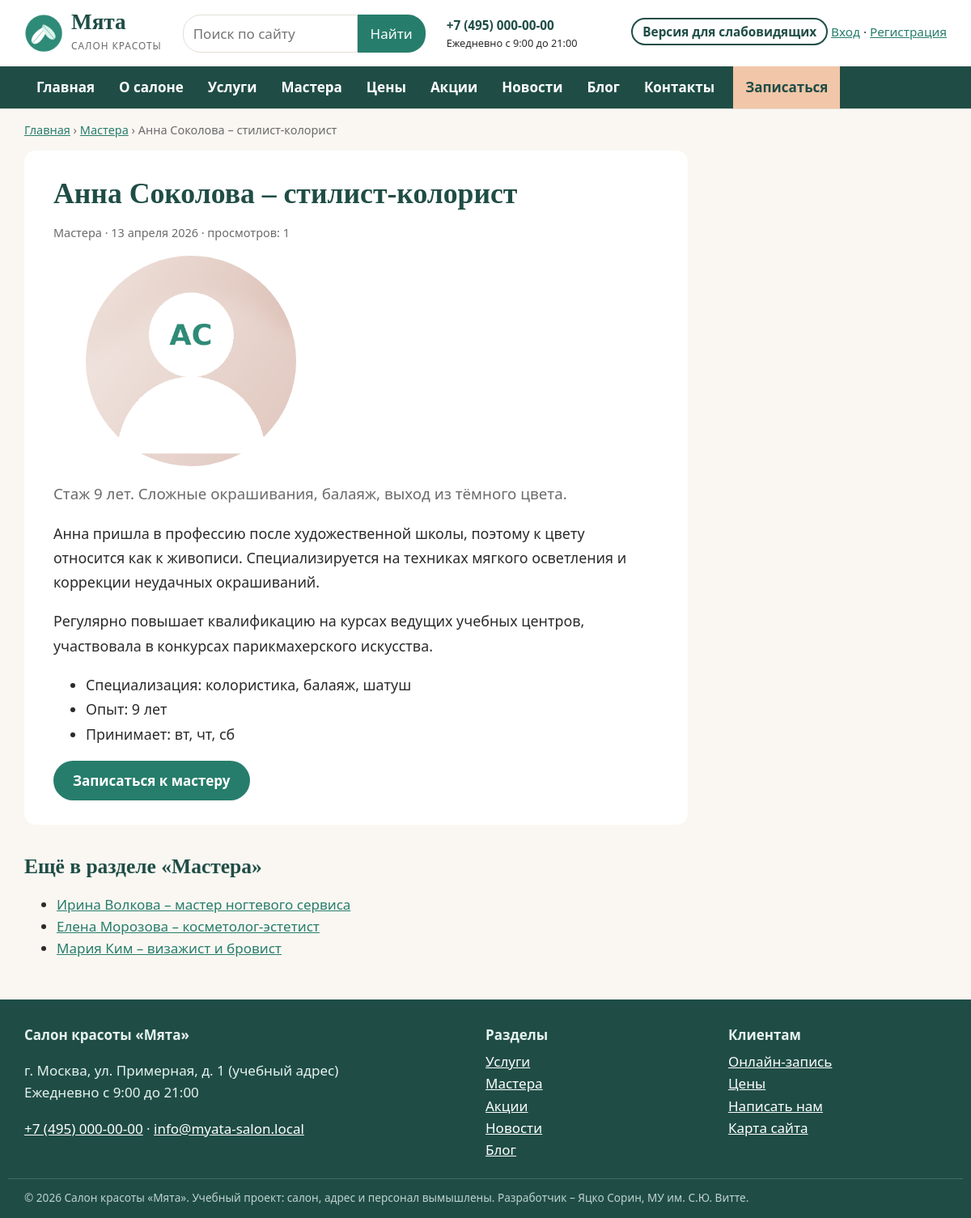
Page /article.php?s=masters&slug=anna-sokolova on the committed database.
### tables this page shows
CREATE TABLE articles (
  id INT AUTO_INCREMENT PRIMARY KEY,
  section VARCHAR(20) NOT NULL,
  slug VARCHAR(100) NOT NULL,
  title VARCHAR(200) NOT NULL,
  summary VARCHAR(400) NOT NULL,
  body TEXT NOT NULL,
  image VARCHAR(120) NOT NULL DEFAULT '',
  price INT NULL,
  duration INT NULL,
  is_published TINYINT(1) NOT NULL DEFAULT 1,
  views INT NOT NULL DEFAULT 0,
  created_at DATETIME NOT NULL DEFAULT CURRENT_TIMESTAMP,
  updated_at DATETIME NULL,
  UNIQUE KEY uq_section_slug (section, slug),
  FULLTEXT KEY ft_search (title, summary, body),
  CONSTRAINT fk_articles_section FOREIGN KEY (section) REFERENCES sections(code)
);

CREATE TABLE sections (
  code VARCHAR(20) PRIMARY KEY,
  title VARCHAR(60) NOT NULL,
  description VARCHAR(255) NOT NULL,
  sort INT NOT NULL DEFAULT 0
);

### config.php (called while the page is built, shortened)
<?php
$config = [
    'db_host'   => 'localhost',
    'db_port'   => 3306,
    'db_name'   => 'salon_myata',
    'db_user'   => 'root',
    'db_pass'   => '',
    'site_name' => 'Салон красоты «Мята»',
    'phone'     => '+7 (495) 000-00-00',
    'email'     => 'info@myata-salon.local',
    'address'   => 'г. Москва, ул. Примерная, д. 1 (учебный адрес)',
    'hours'     => 'Ежедневно с 9:00 до 21:00',
];
return $config;

### includes/bootstrap.php (called while the page is built, shortened)
<?php
$CONFIG = require __DIR__ . '/../config.php';
try {
    $pdo = new PDO(
        sprintf('mysql:host=%s;port=%d;dbname=%s;charset=utf8mb4',
            $CONFIG['db_host'], $CONFIG['db_port'], $CONFIG['db_name']),
        $CONFIG['db_user'],
        $CONFIG['db_pass'],
        [PDO::ATTR_ERRMODE => PDO::ERRMODE_EXCEPTION, PDO::ATTR_DEFAULT_FETCH_MODE => PDO::FETCH_ASSOC]
    );
} catch (PDOException $e) {
    http_response_code(500);
    exit('<h1>Нет подключения к базе данных</h1><p>Проверьте настройки в config.php '
        . 'и импортируйте database/salon_myata.sql.</p>');
}
require __DIR__ . '/functions.php';

### article.php (the view, shortened to what this page needs)
<?php
require __DIR__ . '/includes/bootstrap.php';
$st = db()->prepare('SELECT * FROM articles WHERE section = ? AND slug = ? AND is_published = 1');
$st->execute([(string) ($_GET['s'] ?? ''), (string) ($_GET['slug'] ?? '')]);
$a = $st->fetch();
$sec = sections()[$a['section']];
$more = db()->prepare('SELECT * FROM articles WHERE section = ? AND id <> ? AND is_published = 1 ORDER BY RAND() LIMIT 3');
$more->execute([$a['section'], $a['id']]);
require __DIR__ . '/includes/header.php';
?>
<article class="article">
    <h1><?= e($a['title']) ?></h1>
    <p class="meta"><?= e($sec['title']) ?> · <?= e(ru_date($a['created_at'])) ?> · просмотров: <?= (int) $a['views'] + 1 ?></p>
    <figure class="article-image"><?= img($a['image'], $a['title'], $a['section'] === 'masters' ? 'avatar-lg' : '') ?></figure>
    <p class="lead"><?= e($a['summary']) ?></p>
    <div class="article-body"><?= safe_html($a['body']) ?></div>
    <?php if ($a['section'] === 'services'): ?>
        <p class="price-box">Стоимость: от <?= money((int) $a['price']) ?> · Длительность: <?= (int) $a['duration'] ?> мин</p>
        <a class="btn" href="<?= e(url('booking.php?service=' . $a['id'])) ?>">Записаться на услугу</a>
    <?php elseif ($a['section'] === 'masters'): ?>
        <a class="btn" href="<?= e(url('booking.php?master=' . $a['id'])) ?>">Записаться к мастеру</a>
    <?php endif; ?>
</article>
<aside class="more">
    <h2>Ещё в разделе «<?= e($sec['title']) ?>»</h2>
    <ul><?php foreach ($more as $m): ?><li><a href="<?= e(article_url($m)) ?>"><?= e($m['title']) ?></a></li><?php endforeach; ?></ul>
</aside>
<?php require __DIR__ . '/includes/footer.php'; ?>

### includes/functions.php (shortened to what this page needs)
<?php
function e(?string $s): string
{
    return htmlspecialchars((string) $s, ENT_QUOTES, 'UTF-8');
}
function url(string $path = ''): string
{
    return ROOT_URL . '/' . ltrim($path, '/');
}
function db(): PDO
{
    global $pdo;
    return $pdo;
}
function cfg(string $key): string
{
    global $CONFIG;
    return (string) ($CONFIG[$key] ?? '');
}
function sections(): array
{
    static $cache = null;
    if ($cache === null) {
        $cache = [];
        foreach (db()->query('SELECT * FROM sections ORDER BY sort') as $row) {
            $cache[$row['code']] = $row;
        }
    }
    return $cache;
}
function article_url(array $a): string
{
    return url('article.php?s=' . urlencode($a['section']) . '&slug=' . urlencode($a['slug']));
}
function img(string $file, string $alt, string $class = ''): string
{
    $src = str_starts_with($file, 'upload-') ? url('uploads/' . $file) : url('assets/img/' . $file);
    return '<img src="' . e($src) . '" alt="' . e($alt) . '" class="' . e($class) . '" loading="lazy">';
}
function ru_date(string $date): string
{
    $months = ['января', 'февраля', 'марта', 'апреля', 'мая', 'июня', 'июля', 'августа',
        'сентября', 'октября', 'ноября', 'декабря'];
    $t = strtotime($date);
    return date('j', $t) . ' ' . $months[(int) date('n', $t) - 1] . ' ' . date('Y', $t);
}
function safe_html(string $html): string
{
    $clean = strip_tags($html, '<p><h3><h4><ul><ol><li><strong><em><b><i><br><a><blockquote>');
    return preg_replace('/\s(on\w+|style)\s*=\s*("[^"]*"|\'[^\']*\'|[^\s>]+)/i', '', $clean);
}

### includes/footer.php (shortened to what this page needs)
</main>
<footer class="site-footer">
    <div class="wrap footer-grid">
        <div>
            <strong>Салон красоты «Мята»</strong>
            <p><?= e(cfg('address')) ?><br><?= e(cfg('hours')) ?></p>
            <p><a href="tel:<?= e(preg_replace('/[^\d+]/', '', cfg('phone'))) ?>"><?= e(cfg('phone')) ?></a> ·
               <a href="mailto:<?= e(cfg('email')) ?>"><?= e(cfg('email')) ?></a></p>
        </div>
        <div>
            <strong>Разделы</strong>
            <ul>
                <?php foreach (sections() as $code => $s): ?>
                    <li><a href="<?= e(url('section.php?s=' . $code)) ?>"><?= e($s['title']) ?></a></li>
                <?php endforeach; ?>
            </ul>
        </div>
        <div>
            <strong>Клиентам</strong>
            <ul>
                <li><a href="<?= e(url('booking.php')) ?>">Онлайн-запись</a></li>
                <li><a href="<?= e(url('prices.php')) ?>">Цены</a></li>
                <li><a href="<?= e(url('contacts.php')) ?>">Написать нам</a></li>
                <li><a href="<?= e(url('sitemap.php')) ?>">Карта сайта</a></li>
            </ul>
        </div>
    </div>
    <div class="wrap footer-note">
        © 2026 Салон красоты «Мята». Учебный проект: салон, адрес и персонал вымышлены.
        Разработчик – Яцко Сорин, МУ им. С.Ю. Витте.
    </div>
</footer>
</body>
</html>

### assets/css/style.css (style rules this page uses)
:root { --mint: #277D6B; --mint-dark: #1F4D46; --mint-light: #DFF2EC; --cream: #FAF7F2; --peach: #F2C6A8; --text: #2B2B2B; --muted: #6B6B6B; --line: #E3DED6; --white: #FFFFFF; --radius: 14px; --font: "Segoe UI", Roboto, "PT Sans", Arial, sans-serif; --font-head: Georgia, "PT Serif", "Times New Roman", serif; }
* { box-sizing: border-box; }
html { font-size: 17px; }
body { margin: 0; font-family: var(--font); color: var(--text); background: var(--cream); line-height: 1.6; }
a { color: var(--mint); }
h1, h2, h3 { font-family: var(--font-head); color: var(--mint-dark); line-height: 1.25; }
h1 { font-size: 2.1rem; margin: .6em 0 .4em; }
h2 { font-size: 1.5rem; margin: 1.4em 0 .6em; }
img { max-width: 100%; height: auto; display: block; }
.wrap { max-width: 1180px; margin: 0 auto; padding: 0 20px; }
.lead { font-size: 1.1rem; color: var(--muted); max-width: 75ch; }
.btn { display: inline-block; background: var(--mint); color: #fff !important; padding: 11px 24px; border-radius: 26px; text-decoration: none; border: 0; cursor: pointer; font: inherit; font-weight: 600; align-self: flex-start; }
.card time, .news-item time, .meta { font-size: .85rem; color: var(--muted); }
.article { max-width: 820px; background: var(--white); padding: 10px 36px 30px; border-radius: var(--radius); margin-top: 14px; }
.article-body { max-width: 75ch; font-size: 1.05rem; line-height: 1.7; }
.article-image img { border-radius: var(--radius); max-height: 380px; width: 100%; object-fit: cover; }
.article-image img.avatar-lg { width: 260px; height: 260px; border-radius: 50%; }
.more { max-width: 820px; }
.site-footer { background: var(--mint-dark); color: #E6F2EE; margin-top: 50px; padding: 30px 0 14px; }
.site-footer a { color: #fff; }
.footer-grid { display: grid; grid-template-columns: 2fr 1fr 1fr; gap: 30px; }
.footer-grid ul { list-style: none; padding: 0; margin: 6px 0; }
.footer-note { font-size: .8rem; opacity: .8; margin-top: 16px; border-top: 1px solid rgba(255,255,255,.2); padding-top: 12px; }

### rows in the picture
articles: title "Анна Соколова – стилист-колорист", created_at "13 апреля 2026", (int) $a['views'] + 1 "1", image (picture), summary "Стаж 9 лет. Сложные окрашивания, балаяж, выход из тёмного цвета.", body "Анна пришла в профессию после художественной школы, поэтому к цвету относится как к живописи. Специализируется на техниках мягкого осветления и коррекции неудачных окрашиваний. Регулярно повышает квалификацию на курсах ведущих учебных центров, участвовала в конкурсах парикмахерского искусства. Специализация: колористика, балаяж, шатуш Опыт: 9 лет Принимает: вт, чт, сб"
sections: title "Мастера"
articles: title "Ирина Волкова – мастер ногтевого сервиса"
articles: title "Елена Морозова – косметолог-эстетист"
articles: title "Мария Ким – визажист и бровист"
sections: title "Услуги"
sections: title "Акции"
sections: title "Новости"
sections: title "Блог"

### other values in the picture
cfg('phone') "+7 (495) 000-00-00"
cfg('hours') "Ежедневно с 9:00 до 21:00"
$label "Главная"
$label "О салоне"
$label "Услуги"
$label "Мастера"
$label "Цены"
$label "Акции"
$label "Новости"
$label "Блог"
$label "Контакты"
$crumb[0] "Мастера"
$crumb[0] "Анна Соколова – стилист-колорист"
cfg('address') "г. Москва, ул. Примерная, д. 1 (учебный адрес)"
cfg('email') "info@myata-salon.local"
